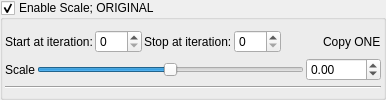
    <widget class="MyGroupBox" name="groupCheck_transform_scaleOriginal1_enabled">
     <property name="title">
      <string>Enable Scale; ORIGINAL</string>
     </property>
     <property name="checkable">
      <bool>true</bool>
     </property>
     <layout class="QVBoxLayout" name="verticalLayout_21" stretch="0,0,0">
      <property name="spacing">
       <number>2</number>
      </property>
      <property name="leftMargin">
       <number>2</number>
      </property>
      <property name="topMargin">
       <number>2</number>
      </property>
      <property name="rightMargin">
       <number>2</number>
      </property>
      <property name="bottomMargin">
       <number>2</number>
      </property>
      <item>
       <layout class="QGridLayout" name="gridLayout_7">
        <property name="topMargin">
         <number>5</number>
        </property>
        <item row="0" column="3">
         <widget class="MySpinBox" name="spinboxInt_transform_scaleOriginal1_stop_iterations">
          <property name="sizePolicy">
           <sizepolicy hsizetype="Preferred" vsizetype="Maximum">
            <horstretch>0</horstretch>
            <verstretch>0</verstretch>
           </sizepolicy>
          </property>
          <property name="maximum">
           <number>250</number>
          </property>
         </widget>
        </item>
        <item row="0" column="0">
         <widget class="QLabel" name="label_51">
          <property name="text">
           <string>Start at iteration:</string>
          </property>
         </widget>
        </item>
        <item row="0" column="1">
         <widget class="MySpinBox" name="spinboxInt_transform_scaleOriginal1_start_iterations">
          <property name="sizePolicy">
           <sizepolicy hsizetype="Minimum" vsizetype="Maximum">
            <horstretch>0</horstretch>
            <verstretch>0</verstretch>
           </sizepolicy>
          </property>
          <property name="maximum">
           <number>250</number>
          </property>
         </widget>
        </item>
        <item row="0" column="6">
         <widget class="QLabel" name="label_138">
          <property name="text">
           <string>Copy ONE</string>
          </property>
         </widget>
        </item>
        <item row="0" column="2">
         <widget class="QLabel" name="label_54">
          <property name="text">
           <string>Stop at iteration:</string>
          </property>
         </widget>
        </item>
        <item row="0" column="5">
         <spacer name="horizontalSpacer_6">
          <property name="orientation">
           <enum>Qt::Horizontal</enum>
          </property>
          <property name="sizeHint" stdset="0">
           <size>
            <width>40</width>
            <height>20</height>
           </size>
          </property>
         </spacer>
        </item>
       </layout>
      </item>
      <item>
       <layout class="QGridLayout" name="gridLayout_30">
        <property name="spacing">
         <number>2</number>
        </property>
        <item row="0" column="2">
         <widget class="MyDoubleSpinBox" name="spinbox_transform_mandelbox_scale">
          <property name="sizePolicy">
           <sizepolicy hsizetype="Minimum" vsizetype="Maximum">
            <horstretch>0</horstretch>
            <verstretch>0</verstretch>
           </sizepolicy>
          </property>
          <property name="prefix">
           <string/>
          </property>
          <property name="suffix">
           <string/>
          </property>
          <property name="decimals">
           <number>2</number>
          </property>
          <property name="minimum">
           <double>-1000.000000000000000</double>
          </property>
          <property name="maximum">
           <double>1000.000000000000000</double>
          </property>
          <property name="singleStep">
           <double>0.100000000000000</double>
          </property>
         </widget>
        </item>
        <item row="0" column="0">
         <widget class="QLabel" name="label_140">
          <property name="text">
           <string>Scale</string>
          </property>
         </widget>
        </item>
        <item row="0" column="1">
         <widget class="QSlider" name="slider_transform_mandelbox_scale">
          <property name="sizePolicy">
           <sizepolicy hsizetype="Expanding" vsizetype="Maximum">
            <horstretch>0</horstretch>
            <verstretch>0</verstretch>
           </sizepolicy>
          </property>
          <property name="minimum">
           <number>-2000</number>
          </property>
          <property name="maximum">
           <number>2000</number>
          </property>
          <property name="singleStep">
           <number>1</number>
          </property>
          <property name="orientation">
           <enum>Qt::Horizontal</enum>
          </property>
         </widget>
        </item>
       </layout>
      </item>
      <item>
       <widget class="Line" name="line_15">
        <property name="orientation">
         <enum>Qt::Horizontal</enum>
        </property>
       </widget>
      </item>
     </layout>
    </widget>
